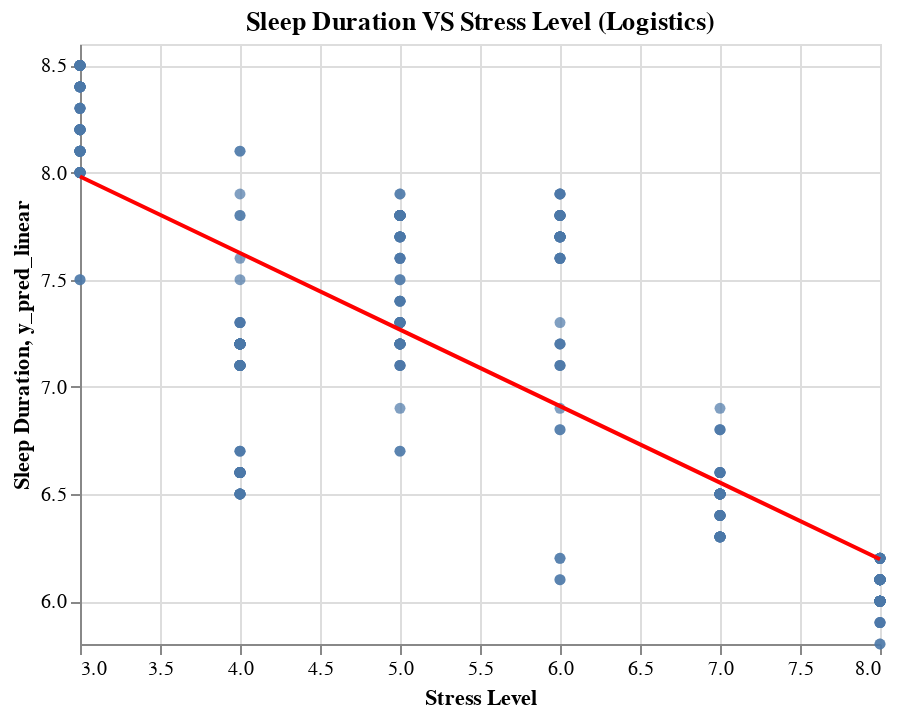

Notebook code cell kept with this figure:
### Code cell
c4 = alt.Chart(df).mark_line(color="red").encode(
    x=alt.X("Stress Level", scale=alt.Scale(zero=False)),
    y=alt.Y("y_pred_linear", scale=alt.Scale(zero=False))
).properties(
    title="Sleep Duration VS Stress Level (Logistics)"
)

c1+c4

### Figure 1 — Vega-Lite specification as saved in the notebook (floating-point values rounded to 4 significant figures; data arrays with more than 128 entries replaced by an {"elided": "..."} marker saying what was removed)
{"config": {"view": {"continuousWidth": 400, "continuousHeight": 300}}, "layer": [{"mark": "circle", "encoding": {"x": {"field": "Stress Level", "scale": {"zero": false}, "type": "quantitative"}, "y": {"field": "Sleep Duration", "scale": {"zero": false}, "type": "quantitative"}}}, {"mark": {"type": "line", "color": "red"}, "encoding": {"x": {"field": "Stress Level", "scale": {"zero": false}, "type": "quantitative"}, "y": {"field": "y_pred_linear", "scale": {"zero": false}, "type": "quantitative"}}, "title": "Sleep Duration VS Stress Level (Logistics)"}], "data": {"name": "data-c4acb3cfac2199a38c7bd424e9256c5e"}, "$schema": "https://vega.github.io/schema/vega-lite/v4.17.0.json", "datasets": {"data-c4acb3cfac2199a38c7bd424e9256c5e": {"elided": "374 records"}}}
